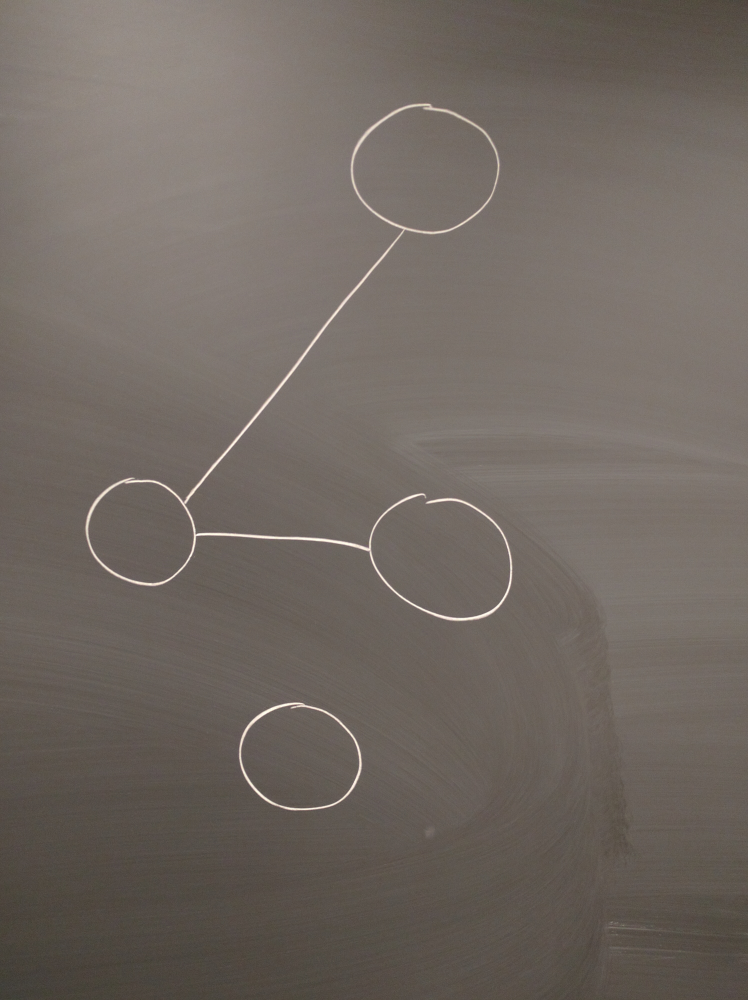
#> input picture images/2016-01-22 20.21.52.jpg, 2992 x 4000 px (shown at 1/4 size)
$ python -i processing.py   (imports and definitions only)   (Python 2 division)
#> lines starting #> are read from the running program, lines starting #| are printed output that depends on the picture; after the words box and inside, x2 and y2 are one past the last pixel; in counts of white or black regions, pixels touching at a corner belong together
import cv2
import cv2.cv as cv
import numpy as np

from graph.graph import Node

debug = 0

def get_semantics(file_name):
    """
    Detects circles in the given image and returns image nodes representing
    them.
    """
#> called with file_name = '../../../images/2016-01-22 20.21.52.jpg'
    img = cv2.imread(file_name, 0)
#> img: shape (4000, 2992); min 46, max 255, mean 105.6
    img = cv2.medianBlur(img, 5)
    w, h = img.shape
#> w = 4000; h = 2992
    while 1200 < w:
        img = cv2.pyrDown(img)
        w, h = img.shape
#> this loop made 2 passes
#> pass 2, in get_semantics, `img = cv2.pyrDown(img)`:
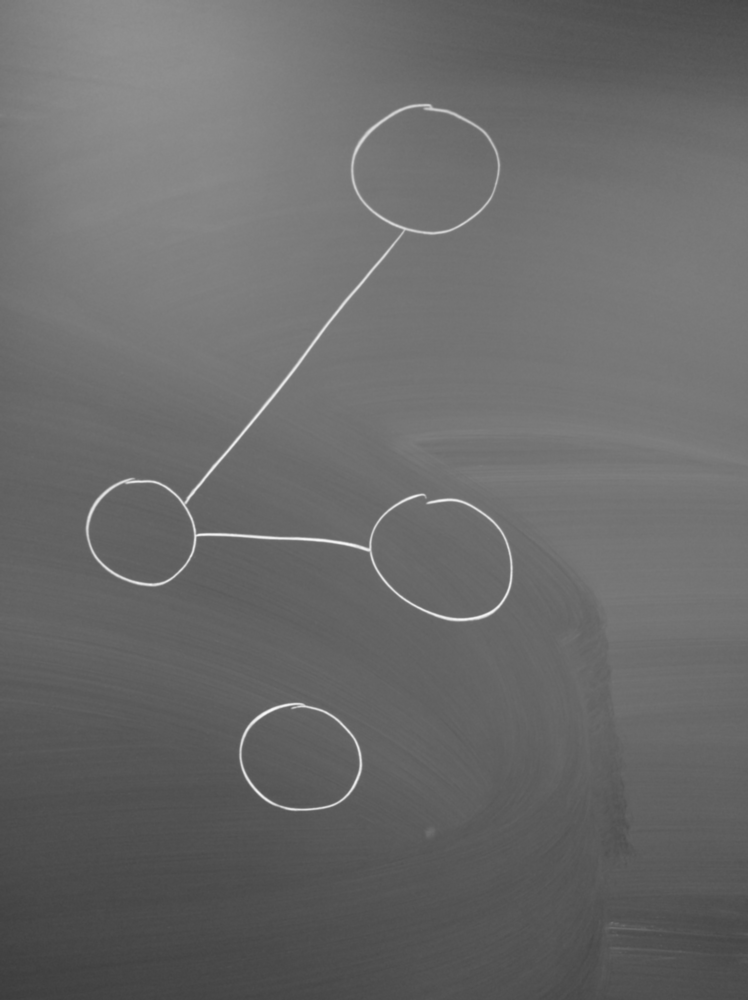
#> img: shape (1000, 748); min 60, max 250, mean 105.6
    cimg = cv2.cvtColor(img, cv2.COLOR_GRAY2BGR)


    width, height, _ = cimg.shape
#> width = 1000; height = 748
    min_closest_dist = int(max(height, width) / 7)
#> min_closest_dist = 142
    bounding_wiggle = min_closest_dist
#> bounding_wiggle = 142

    gimg = cv2.cvtColor(cimg, cv2.COLOR_BGR2GRAY)
    retval, thresh_img = cv2.threshold(gimg, 180, 255, cv2.THRESH_BINARY_INV)
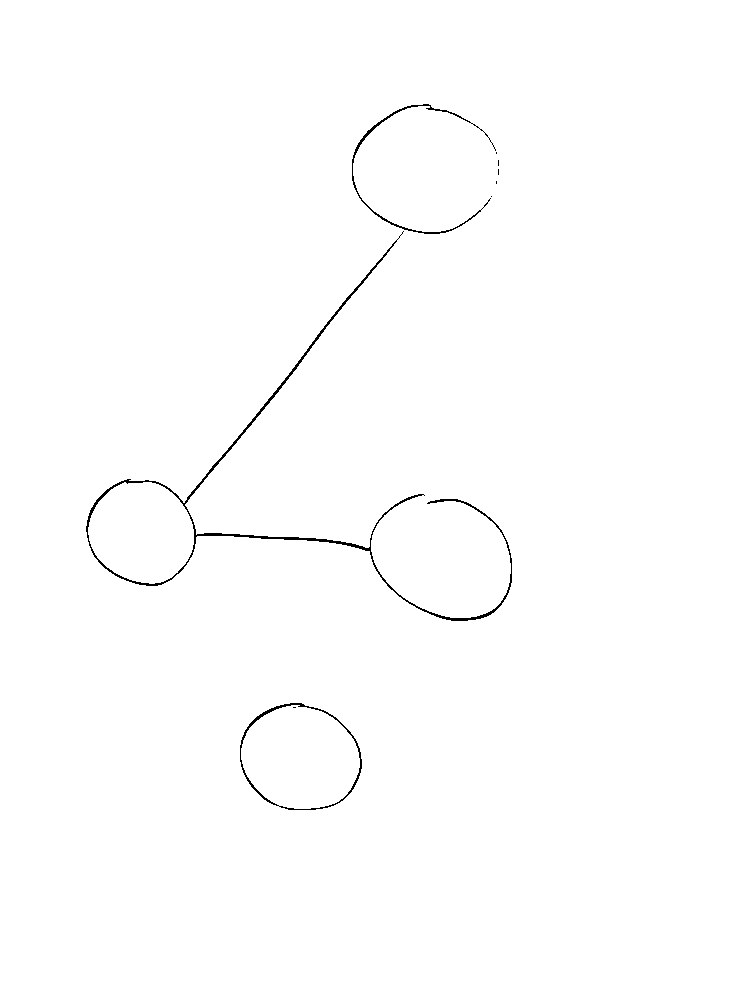
#> thresh_img: shape (1000, 748); 99.5% white; black in thin lines or dots, all inside (x1, y1, x2, y2) = (86, 104, 512, 810)

    circles = cv2.HoughCircles(thresh_img, cv.CV_HOUGH_GRADIENT, 1, min_closest_dist,
                                param1=100, param2=30, minRadius=0, maxRadius=0)
#> circles = None


    img_nodes = []
#> (the run stopped early here; a loop or call above may not have finished)
